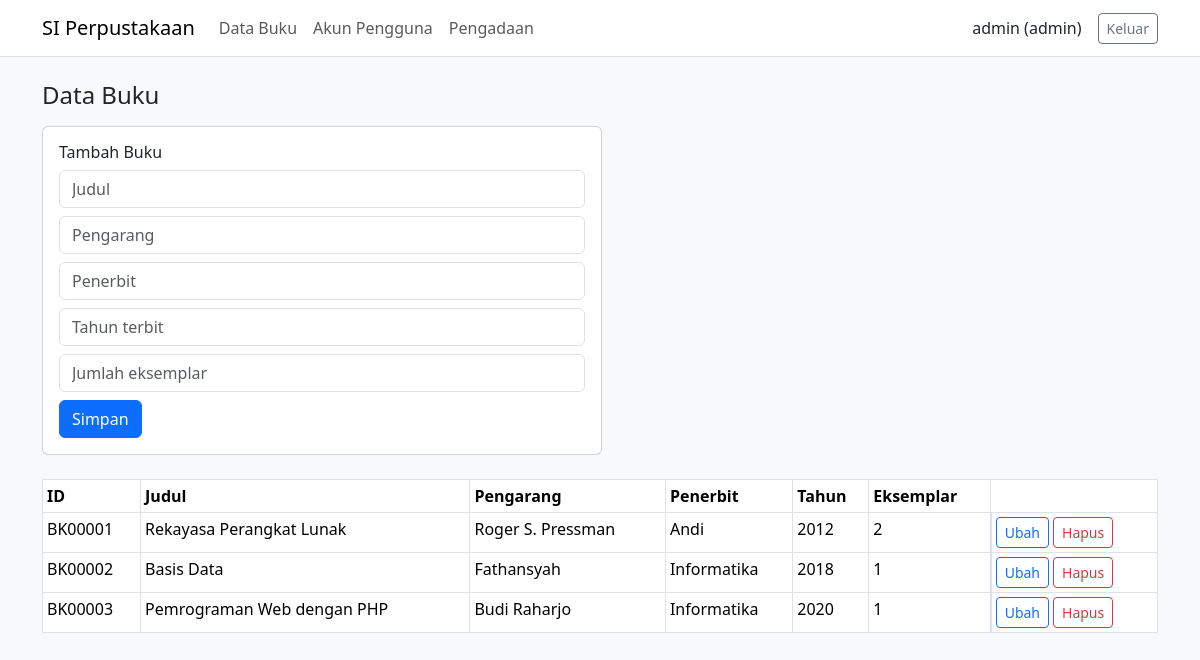
/buku.php (signed in), run on the app's committed database.
### tables this page shows
CREATE TABLE buku (
  id_buku CHAR(7) NOT NULL,
  judul VARCHAR(200) NOT NULL,
  pengarang VARCHAR(100) NOT NULL,
  penerbit VARCHAR(100) NOT NULL,
  tahun_terbit YEAR NOT NULL,
  PRIMARY KEY (id_buku)
);

### buku.php (the view, shortened to what this page needs)
<?php
require "koneksi.php";
$ubah = null;
$daftar = mysqli_fetch_all(mysqli_query($db, "SELECT b.*, COUNT(e.id_eksemplar) AS eksemplar FROM buku b LEFT JOIN eksemplar e ON e.id_buku = b.id_buku
    GROUP BY b.id_buku ORDER BY b.id_buku"), MYSQLI_ASSOC);
awalHalaman("Data Buku");
?>
<div class="card mb-4" style="max-width: 560px">
    <div class="card-body">
        <h6 class="card-title"><?= $ubah ? "Ubah Buku " . e($ubah["id_buku"]) : "Tambah Buku" ?></h6>
        <form method="post" action="buku.php">
            <input class="form-control mb-2" name="judul" placeholder="Judul" maxlength="200" value="<?= e($ubah["judul"] ?? "") ?>" required>
            <input class="form-control mb-2" name="pengarang" placeholder="Pengarang" maxlength="100" value="<?= e($ubah["pengarang"] ?? "") ?>" required>
            <input class="form-control mb-2" name="penerbit" placeholder="Penerbit" maxlength="100" value="<?= e($ubah["penerbit"] ?? "") ?>" required>
            <input class="form-control mb-2" name="tahun_terbit" placeholder="Tahun terbit" maxlength="4" value="<?= e($ubah["tahun_terbit"] ?? "") ?>" required>
            <?php if (!$ubah) { ?>
                <input class="form-control mb-2" type="number" name="jumlah_eksemplar" placeholder="Jumlah eksemplar" min="1" max="99" required>
            <?php } ?>
            <button class="btn btn-primary">Simpan</button>
        </form>
    </div>
</div>
<table class="table table-bordered table-sm bg-white">
    <tr><th>ID</th><th>Judul</th><th>Pengarang</th><th>Penerbit</th><th>Tahun</th><th>Eksemplar</th><th></th></tr>
    <?php foreach ($daftar as $b) { ?>
        <tr>
            <td><?= e($b["id_buku"]) ?></td>
            <td><?= e($b["judul"]) ?></td>
            <td><?= e($b["pengarang"]) ?></td>
            <td><?= e($b["penerbit"]) ?></td>
            <td><?= e($b["tahun_terbit"]) ?></td>
            <td><?= $b["eksemplar"] ?></td>
            <td class="d-flex gap-1">
                <a class="btn btn-outline-primary btn-sm" href="buku.php?ubah=<?= e($b["id_buku"]) ?>">Ubah</a>
                <form method="post">
                    <button class="btn btn-outline-danger btn-sm">Hapus</button>
                </form>
            </td>
        </tr>
    <?php } ?>
</table>
<?php akhirHalaman(); ?>

### koneksi.php (shortened to what this page needs)
<?php
function e($teks)
{
    return htmlspecialchars((string) $teks);
}
function awalHalaman($judul)
{
    $menu = [
        "petugas" => ["anggota.php" => "Anggota", "peminjaman.php" => "Peminjaman", "pengembalian.php" => "Pengembalian & Denda", "reservasi.php" => "Reservasi", "pengadaan.php" => "Pengadaan"],
        "admin" => ["buku.php" => "Data Buku", "akun.php" => "Akun Pengguna", "pengadaan.php" => "Pengadaan"],
        "kepala" => ["laporan.php" => "Laporan", "pengadaan.php" => "Pengadaan"],
    ];
    ?>
<!DOCTYPE html>
<html lang="id">
<head>
    <link href="css/bootstrap.min.css" rel="stylesheet">
</head>
<body class="bg-light">
    <nav class="navbar navbar-expand bg-white border-bottom mb-4">
        <div class="container">
            <span class="navbar-brand">SI Perpustakaan</span>
            <ul class="navbar-nav me-auto">
                <?php foreach ($menu[$_SESSION["peran"]] as $file => $nama) { ?>
                    <li class="nav-item"><a class="nav-link" href="<?= $file ?>"><?= $nama ?></a></li>
                <?php } ?>
            </ul>
            <span class="me-3"><?= e($_SESSION["username"]) ?> (<?= e($_SESSION["peran"]) ?>)</span>
            <a class="btn btn-outline-secondary btn-sm" href="logout.php">Keluar</a>
        </div>
    </nav>
    <main class="container mb-5">
        <h4 class="mb-3"><?= e($judul) ?></h4>
    <?php
}
function akhirHalaman()
{
    ?>
    </main>
</body>
</html>
    <?php
}

### data on the page
buku: id_buku "BK00001", judul "Rekayasa Perangkat Lunak", pengarang "Roger S. Pressman", penerbit "Andi", tahun_terbit "2012", eksemplar "2"
buku: id_buku "BK00002", judul "Basis Data", pengarang "Fathansyah", penerbit "Informatika", tahun_terbit "2018", eksemplar "1"
buku: id_buku "BK00003", judul "Pemrograman Web dengan PHP", pengarang "Budi Raharjo", penerbit "Informatika", tahun_terbit "2020", eksemplar "1"

### other printed values
$nama "Data Buku"
$nama "Akun Pengguna"
$nama "Pengadaan"
$_SESSION["username"] "admin"
$_SESSION["peran"] "admin"
$judul "Data Buku"
